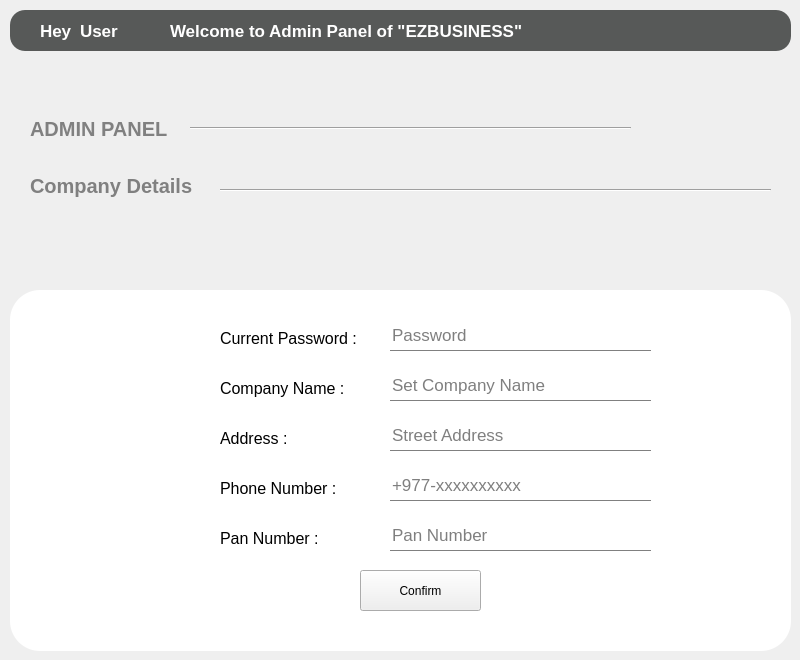
     <widget class="QWidget" name="SetcompanyName">
      <property name="styleSheet">
       <string notr="true">#SetcompanyName{

	background:rgb(250, 250, 250);
}
QLabel{
font-size:20px;

}
QLineEdit{
border:0px;
border-bottom:1px solid gray;
font-size:17px;
}
QPushButton:hover{
background:black;
color:white;
}</string>
      </property>
      <widget class="Line" name="line_21">
       <property name="geometry">
        <rect>
         <x>220</x>
         <y>180</y>
         <width>551</width>
         <height>20</height>
        </rect>
       </property>
       <property name="orientation">
        <enum>Qt::Horizontal</enum>
       </property>
      </widget>
      <widget class="QLabel" name="label_228">
       <property name="geometry">
        <rect>
         <x>30</x>
         <y>170</y>
         <width>251</width>
         <height>31</height>
        </rect>
       </property>
       <property name="styleSheet">
        <string notr="true">#label_228{
font-weight:bold;
border-bottom:1px solid green;
color:gray;

}</string>
       </property>
       <property name="text">
        <string>Company Details</string>
       </property>
      </widget>
      <widget class="QFrame" name="frame_14">
       <property name="geometry">
        <rect>
         <x>10</x>
         <y>290</y>
         <width>781</width>
         <height>361</height>
        </rect>
       </property>
       <property name="styleSheet">
        <string notr="true">#frame_14{
background:white;
border-radius:30px;
}
QLabel{
font-size:16px;
}</string>
       </property>
       <property name="frameShape">
        <enum>QFrame::StyledPanel</enum>
       </property>
       <property name="frameShadow">
        <enum>QFrame::Raised</enum>
       </property>
       <widget class="QLineEdit" name="pw_5">
        <property name="geometry">
         <rect>
          <x>380</x>
          <y>30</y>
          <width>261</width>
          <height>31</height>
         </rect>
        </property>
        <property name="text">
         <string/>
        </property>
        <property name="echoMode">
         <enum>QLineEdit::Password</enum>
        </property>
        <property name="placeholderText">
         <string>Password</string>
        </property>
       </widget>
       <widget class="QLineEdit" name="CNAme">
        <property name="geometry">
         <rect>
          <x>380</x>
          <y>80</y>
          <width>261</width>
          <height>31</height>
         </rect>
        </property>
        <property name="echoMode">
         <enum>QLineEdit::Normal</enum>
        </property>
        <property name="placeholderText">
         <string>Set Company Name</string>
        </property>
       </widget>
       <widget class="QLineEdit" name="Address">
        <property name="geometry">
         <rect>
          <x>380</x>
          <y>130</y>
          <width>261</width>
          <height>31</height>
         </rect>
        </property>
        <property name="echoMode">
         <enum>QLineEdit::Normal</enum>
        </property>
        <property name="placeholderText">
         <string>Street Address</string>
        </property>
       </widget>
       <widget class="QLabel" name="label_155">
        <property name="geometry">
         <rect>
          <x>210</x>
          <y>40</y>
          <width>171</width>
          <height>17</height>
         </rect>
        </property>
        <property name="text">
         <string>Current Password :</string>
        </property>
       </widget>
       <widget class="QLabel" name="label_156">
        <property name="geometry">
         <rect>
          <x>210</x>
          <y>90</y>
          <width>171</width>
          <height>17</height>
         </rect>
        </property>
        <property name="text">
         <string>Company Name :</string>
        </property>
       </widget>
       <widget class="QLabel" name="label_157">
        <property name="geometry">
         <rect>
          <x>210</x>
          <y>140</y>
          <width>181</width>
          <height>17</height>
         </rect>
        </property>
        <property name="text">
         <string>Address :</string>
        </property>
       </widget>
       <widget class="QPushButton" name="pushButton_28">
        <property name="geometry">
         <rect>
          <x>350</x>
          <y>280</y>
          <width>121</width>
          <height>41</height>
         </rect>
        </property>
        <property name="text">
         <string>Confirm</string>
        </property>
        <property name="icon">
         <iconset resource="images.qrc">
          <normaloff>:/images/Checkmark-Circle-512.png</normaloff>:/images/Checkmark-Circle-512.png</iconset>
        </property>
        <property name="iconSize">
         <size>
          <width>28</width>
          <height>28</height>
         </size>
        </property>
       </widget>
       <widget class="QLabel" name="label_196">
        <property name="geometry">
         <rect>
          <x>170</x>
          <y>30</y>
          <width>31</width>
          <height>31</height>
         </rect>
        </property>
        <property name="text">
         <string/>
        </property>
        <property name="pixmap">
         <pixmap resource="images.qrc">:/images/kindpng_3942505.png</pixmap>
        </property>
        <property name="scaledContents">
         <bool>true</bool>
        </property>
       </widget>
       <widget class="QLabel" name="label_225">
        <property name="geometry">
         <rect>
          <x>210</x>
          <y>190</y>
          <width>121</width>
          <height>17</height>
         </rect>
        </property>
        <property name="text">
         <string>Phone Number :</string>
        </property>
       </widget>
       <widget class="QLineEdit" name="Phone">
        <property name="geometry">
         <rect>
          <x>380</x>
          <y>180</y>
          <width>261</width>
          <height>31</height>
         </rect>
        </property>
        <property name="echoMode">
         <enum>QLineEdit::Normal</enum>
        </property>
        <property name="placeholderText">
         <string>+977-xxxxxxxxxx</string>
        </property>
       </widget>
       <widget class="QLabel" name="label_17">
        <property name="geometry">
         <rect>
          <x>170</x>
          <y>80</y>
          <width>31</width>
          <height>31</height>
         </rect>
        </property>
        <property name="text">
         <string/>
        </property>
        <property name="pixmap">
         <pixmap resource="images.qrc">:/images/admincompany.png</pixmap>
        </property>
        <property name="scaledContents">
         <bool>true</bool>
        </property>
       </widget>
       <widget class="QLabel" name="label_60">
        <property name="geometry">
         <rect>
          <x>170</x>
          <y>120</y>
          <width>31</width>
          <height>41</height>
         </rect>
        </property>
        <property name="text">
         <string/>
        </property>
        <property name="pixmap">
         <pixmap resource="images.qrc">:/images/address.png</pixmap>
        </property>
        <property name="scaledContents">
         <bool>true</bool>
        </property>
       </widget>
       <widget class="QLabel" name="label_61">
        <property name="geometry">
         <rect>
          <x>170</x>
          <y>180</y>
          <width>31</width>
          <height>31</height>
         </rect>
        </property>
        <property name="text">
         <string/>
        </property>
        <property name="pixmap">
         <pixmap resource="images.qrc">:/images/PngItem_4897312.png</pixmap>
        </property>
        <property name="scaledContents">
         <bool>true</bool>
        </property>
       </widget>
       <widget class="QLabel" name="label_226">
        <property name="geometry">
         <rect>
          <x>210</x>
          <y>240</y>
          <width>121</width>
          <height>17</height>
         </rect>
        </property>
        <property name="text">
         <string>Pan Number :</string>
        </property>
       </widget>
       <widget class="QLineEdit" name="COPAN">
        <property name="geometry">
         <rect>
          <x>380</x>
          <y>230</y>
          <width>261</width>
          <height>31</height>
         </rect>
        </property>
        <property name="echoMode">
         <enum>QLineEdit::Normal</enum>
        </property>
        <property name="placeholderText">
         <string>Pan Number</string>
        </property>
       </widget>
       <widget class="QLabel" name="label_62">
        <property name="geometry">
         <rect>
          <x>170</x>
          <y>230</y>
          <width>31</width>
          <height>31</height>
         </rect>
        </property>
        <property name="text">
         <string/>
        </property>
        <property name="pixmap">
         <pixmap resource="images.qrc">:/images/stocks.png</pixmap>
        </property>
        <property name="scaledContents">
         <bool>true</bool>
        </property>
       </widget>
       <zorder>CNAme</zorder>
       <zorder>Address</zorder>
       <zorder>label_155</zorder>
       <zorder>label_156</zorder>
       <zorder>label_157</zorder>
       <zorder>pushButton_28</zorder>
       <zorder>label_196</zorder>
       <zorder>label_225</zorder>
       <zorder>Phone</zorder>
       <zorder>pw_5</zorder>
       <zorder>label_17</zorder>
       <zorder>label_60</zorder>
       <zorder>label_61</zorder>
       <zorder>label_226</zorder>
       <zorder>COPAN</zorder>
       <zorder>label_62</zorder>
      </widget>
      <widget class="QLabel" name="label_55">
       <property name="geometry">
        <rect>
         <x>650</x>
         <y>70</y>
         <width>121</width>
         <height>111</height>
        </rect>
       </property>
       <property name="text">
        <string/>
       </property>
       <property name="pixmap">
        <pixmap resource="images.qrc">:/images/admin.png</pixmap>
       </property>
       <property name="scaledContents">
        <bool>true</bool>
       </property>
      </widget>
      <widget class="Line" name="line_22">
       <property name="geometry">
        <rect>
         <x>190</x>
         <y>120</y>
         <width>441</width>
         <height>16</height>
        </rect>
       </property>
       <property name="orientation">
        <enum>Qt::Horizontal</enum>
       </property>
      </widget>
      <widget class="QLabel" name="label_54">
       <property name="geometry">
        <rect>
         <x>30</x>
         <y>120</y>
         <width>151</width>
         <height>17</height>
        </rect>
       </property>
       <property name="styleSheet">
        <string notr="true">#label_54{
font-weight:bold;
border-bottom:1px solid green;
color:gray;

}</string>
       </property>
       <property name="text">
        <string>ADMIN PANEL</string>
       </property>
      </widget>
      <widget class="QFrame" name="frame_15">
       <property name="geometry">
        <rect>
         <x>10</x>
         <y>10</y>
         <width>781</width>
         <height>41</height>
        </rect>
       </property>
       <property name="styleSheet">
        <string notr="true">#frame_15{
background:rgb(87, 89, 88);
border-radius:15px;
}
QLabel{
color:white;
font-size:17px;
font-weight:bold;
}</string>
       </property>
       <property name="frameShape">
        <enum>QFrame::StyledPanel</enum>
       </property>
       <property name="frameShadow">
        <enum>QFrame::Raised</enum>
       </property>
       <widget class="QLabel" name="label_50">
        <property name="geometry">
         <rect>
          <x>160</x>
          <y>10</y>
          <width>391</width>
          <height>21</height>
         </rect>
        </property>
        <property name="text">
         <string>Welcome to Admin Panel of &quot;EZBUSINESS&quot;</string>
        </property>
       </widget>
       <widget class="QLabel" name="label_51">
        <property name="geometry">
         <rect>
          <x>30</x>
          <y>10</y>
          <width>67</width>
          <height>21</height>
         </rect>
        </property>
        <property name="text">
         <string>Hey</string>
        </property>
       </widget>
       <widget class="QLabel" name="label_52">
        <property name="geometry">
         <rect>
          <x>70</x>
          <y>10</y>
          <width>71</width>
          <height>21</height>
         </rect>
        </property>
        <property name="text">
         <string>User</string>
        </property>
       </widget>
      </widget>
     </widget>
